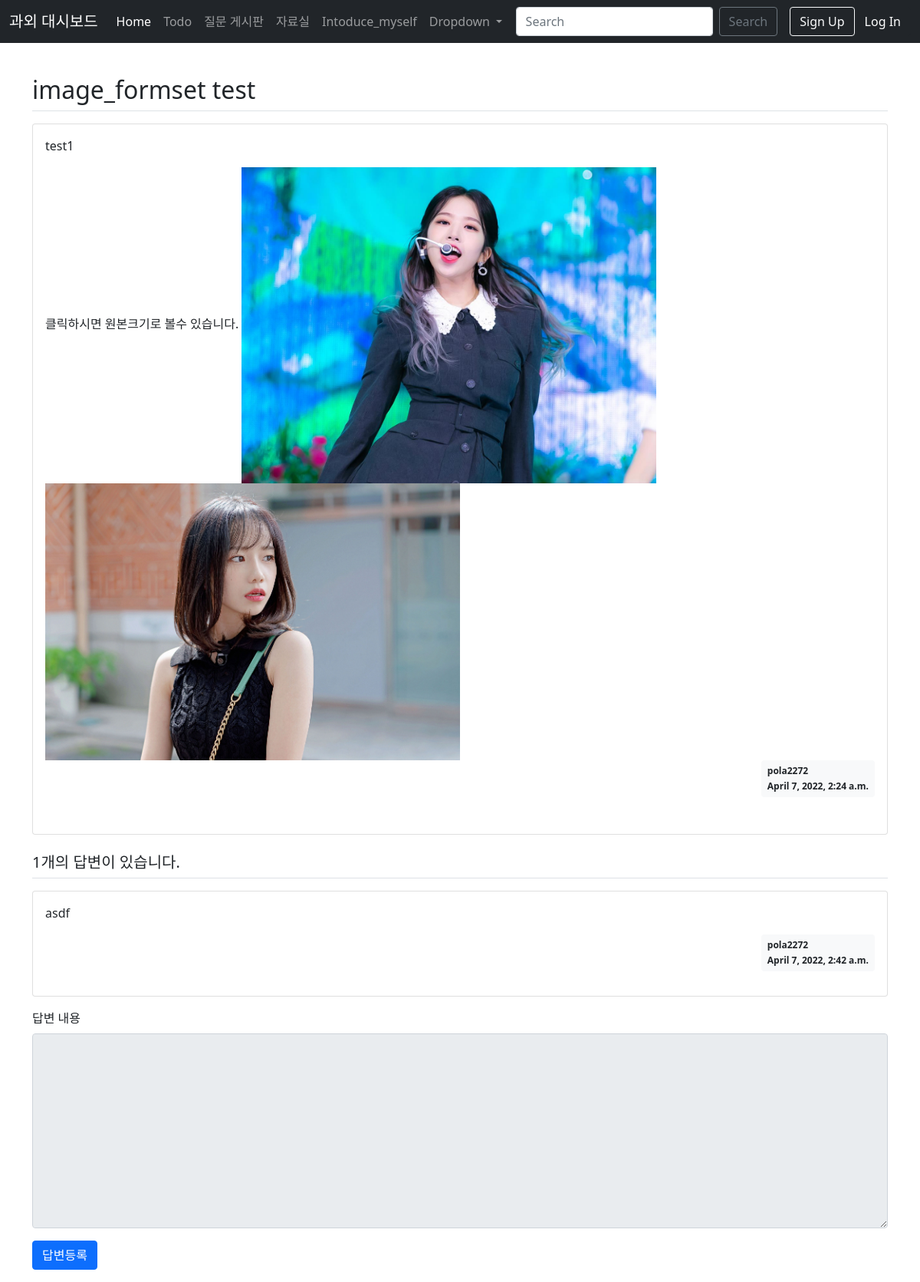
Page /board/308/ on the committed database.
### board/models.py (models this page shows, shortened)
class Question(models.Model):
    subject = models.CharField(max_length=200, verbose_name='질문제목')
    content = models.TextField(verbose_name='질문내용')
    create_date = models.DateTimeField(auto_now=True, verbose_name='작성일시')
    author = models.ForeignKey(User, on_delete=models.CASCADE)
    modify_date = models.DateTimeField(auto_now=True)

class Image(models.Model):
    question = models.ForeignKey(Question, on_delete=models.CASCADE, verbose_name='imagepost')
    image= models.ImageField(upload_to='board/images', verbose_name='photo', blank=True)

class Answer(models.Model):
    question = models.ForeignKey(Question, on_delete=models.CASCADE, verbose_name='답변제목')
    content = models.TextField(verbose_name='답변내용')
    create_date = models.DateTimeField(auto_now=True, verbose_name='작성일시')
    author = models.ForeignKey(User, on_delete=models.CASCADE)
    modify_date = models.DateTimeField(auto_now=True)

### board/views.py (the view)
# urls.py: path('<int:question_id>/', detail, name='detail'),
def detail(request, question_id):
    question = get_object_or_404(Question, pk=question_id)
    context = {'question': question}
    return render(request, 'board/question_detail.html', context)

### board/templatetags/board_filter.py (called while the page is built)
@register.filter
def mark(value):
    extensions = ["nl2br", "fenced_code"]
    return mark_safe(markdown.markdown(value, extensions=extensions))

### board/templates/board/question_detail.html (shortened to what this page needs)
{%extends 'base.html' %}
{% load board_filter %}
{% block content %}
<div class="container">
    <h2 class="border-bottom py-2">{{ question.subject }}</h2>
        <div class="card my-3">
            <div class="card-body">
                <div class="card-text">{{ question.content|mark }}
                {% if question.image_set.all %}
                클릭하시면 원본크기로 볼수 있습니다.
                {% for image in question.image_set.all %}
                <a href="{{ image.image.url }}">
                <img src="{{ image.image.url }}" style="max-width: 50%; height: auto;"  alt="reference_image"></a>
                {% endfor %}
                {% endif %}
                </div>
                <div class="d-flex justify-content-end">
                <div class="badge bg-light text-dark p-2 text-start">
                     <div class="mb-2">{{ question.author.username }}</div>
                     <div>{{ question.create_date }}</div>
                </div>
                </div>
            </div>
</div>
    <h5 class="border-bottom my-3 py-2">{{question.answer_set.count }}개의 답변이 있습니다.</h5>
            {% for answer in question.answer_set.all %}
            <div class="card my-3">
                <div class="card-body">
                    <div class="card-text">{{ answer.content|mark }}</div>
                    <div class="d-flex justify-content-end">
                        <div class="badge bg-light text-dark p-2 text-start">
                            <div class="mb-2">{{ answer.author.username }}</div>
                            <div>{{ answer.create_date }}</div>
                        </div>
                    </div>
                </div>
            </div>
            {% endfor %}
    <form action="{% url 'board:answer_create' question.id %}" method="post" class="my-3">
    <div class="form-group">
        <label for="content" class="form-label">답변 내용</label>
        <textarea {% if not user.is_authenticated %}disabled{% endif %}
        name="content" id="content" class="form-control" rows="10"></textarea>
    </div>
    <input type="submit" value="답변등록" class="btn btn-primary pull-right mt-3">
    </form>
</div>
{% endblock %}

### rows in the picture
Question: subject "image_formset test", content|mark "test1", author.username "pola2272", create_date "April 7, 2022, 2:24 a.m.", answer_set.count "1"
Image: image (picture)
Image: image (picture)
Answer: content|mark "asdf", author.username "pola2272", create_date "April 7, 2022, 2:42 a.m."
